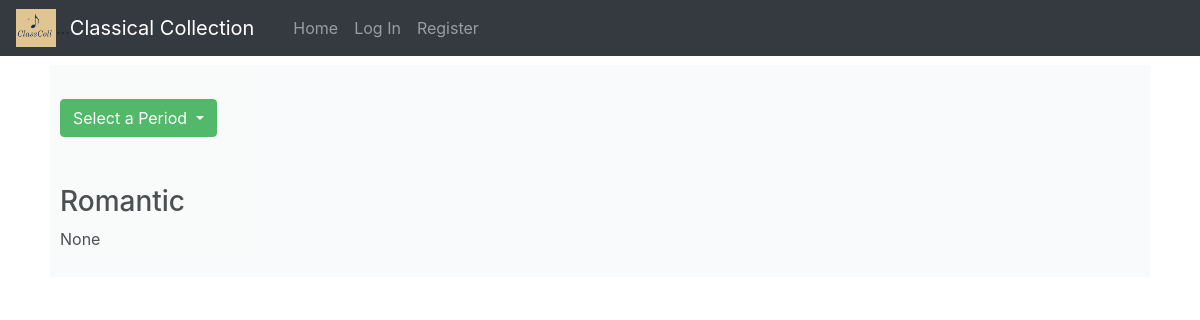
The app's page /period/Romantic, older data.
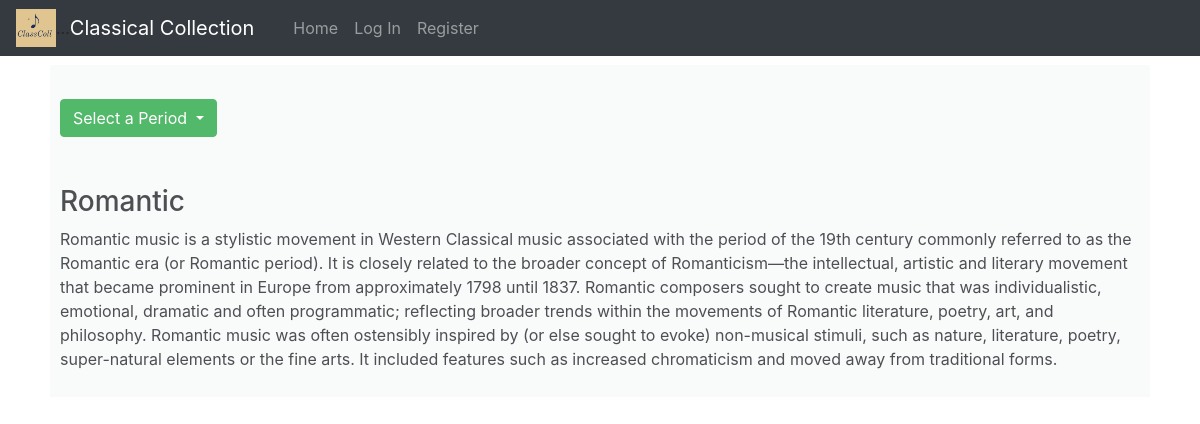
The same page, newer data.
### classcoll/models.py (models this page shows, shortened)
class Period(models.Model):
    era = models.CharField(max_length=50)
    description = models.TextField(null=True)

### classcoll/views/Attributes.py (the view)
# urls.py: path('period/<str:name>', Attributes.period, name="period"),
def period(request, name):
    target = Period.objects.filter(era=name).first()
    if target is None:
        return render(request, ERROR_FILE)
    else:
        return render(request, PERIOD_FILE, {
            'periods': Period.objects.all(),
            'target': target
        })

### classcoll/templates/classcoll/period.html (shortened to what this page needs)
{% extends "classcoll/layout.html" %}
{% load static %}
{% block body %}
    <div class="bg-light my-background">
        <br>
        <div class="dropdown">
            <button class="btn btn-success dropdown-toggle" type="button" id="sortBy" data-bs-toggle="dropdown" aria-expanded="false">
                Select a Period
            </button>
        </div>
        <br>
        <br>
        <h3>{{ target.era }}</h3>
        <div>
            <p>{{target.description}}</p>
        </div>
    </div>
{% endblock %}

Row changes from the older to the newer data that the page shows:
changed Period "Romantic": description "None" → "Romantic music is a stylistic movement in Western Classical music associated with the period of the 19th century commonly referred to as the Romantic era (or Romantic period). It is closely related to the broader concept of Romanticism—the intellectual, artistic and literary movement that became prominent in Europe from approximately 1798 until 1837. Romantic composers sought to create music that was individualistic, emotional, dramatic and often programmatic; reflecting broader trends within the movements of Romantic literature, poetry, art, and philosophy. Romantic music was often ostensibly inspired by (or else sought to evoke) non-musical stimuli, such as nature, literature, poetry,…"
